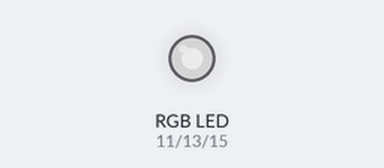
The program below on a simulated Raspberry Pi (header pin numbers). On the bench: an RGB LED mixed from three pins (HIGH = lit). Dim RGB values are drawn brighter than linear; what the program prints to the terminal is not drawn.

Above: at 0.05 s.
At 1.7 s:
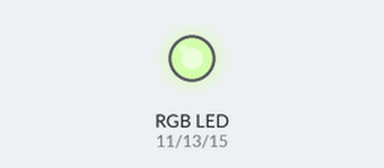
At 3.35 s:
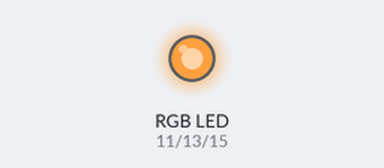
At 6.7 s:
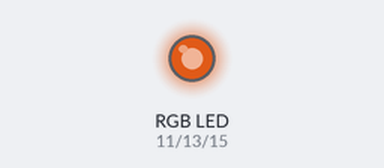
At 10.45 s:
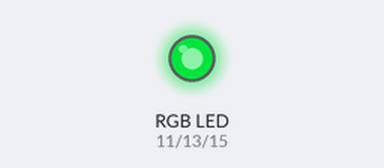
At 14.2 s:
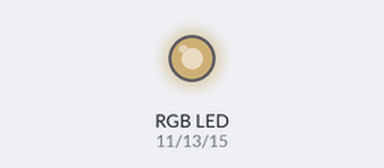
Timing chart, 0 to 18.7 s (numbered marks = the images above):
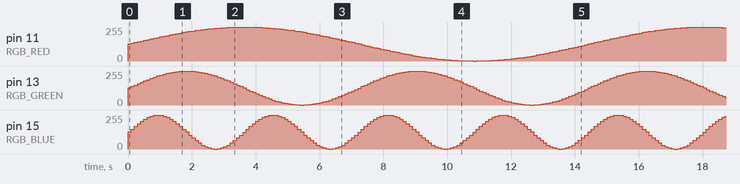

The program:

rgb_fade.py
```python
#!/usr/bin/python
# -*- coding: utf-8 -*-

'''
Turns ON and OFF a single RGB LED with many colors and interval of 1.5 seconds.
'''
import RPi.GPIO as GPIO
import time
import math
print GPIO.VERSION

# RGB CONFIG - Set GPIO Ports
RGB_RED = 11
RGB_BLUE = 15
RGB_GREEN = 13
RGB_CYAN = [RGB_GREEN, RGB_BLUE]
RGB_WHITE = [RGB_RED, RGB_GREEN, RGB_BLUE]
RGB_YELLOW = [RGB_RED, RGB_GREEN]
RGB_MAGENTA = [RGB_RED, RGB_BLUE]

# Available colors
RGBS = [RGB_RED, RGB_GREEN, RGB_BLUE,
        RGB_CYAN, RGB_WHITE, RGB_YELLOW, RGB_MAGENTA]

# Frequency
FREQ = 200

# Set up the wiring
GPIO.setmode(GPIO.BOARD)

# Setup Ports
for pin_id in RGB_WHITE:
  GPIO.setup(pin_id, GPIO.OUT)

# Set up colors using PWM so we can control individual brightness
RED = GPIO.PWM(RGB_RED, FREQ)
BLUE = GPIO.PWM(RGB_BLUE, FREQ)
GREEN = GPIO.PWM(RGB_GREEN, FREQ)
RED.start(0)
BLUE.start(0)
GREEN.start(0)

# Reset pins to default state
def clear():
  gpiocontrol(RGB_WHITE, 0)

def cleanup():
  clear()

  # Stop all the PWM objects
  RED.stop()
  GREEN.stop()
  BLUE.stop()

  # Release GPIO
  GPIO.cleanup()

# Control the state of a single or multiple pins in a list
def gpiocontrol(pins, state):
  # Determine if "pins" is a single integer or not
  if isinstance(pins, int):
    # Single integer - reference directly
    GPIO.output(pins, state)
  else:
    # If not, then cycle through the "pins" list
    for i in pins:
      GPIO.output(i, state)

def colour(R, G, B, delay):
  # Colour brightness range is 0-100
  RED.ChangeDutyCycle(R)
  GREEN.ChangeDutyCycle(G)
  BLUE.ChangeDutyCycle(B)
  time.sleep(delay)

  # Turn everything off
  RED.ChangeDutyCycle(0)
  GREEN.ChangeDutyCycle(0)
  BLUE.ChangeDutyCycle(0)

def PosSinWave(amplitude, angle, frequency):
  # Angle in degrees
  # Creates a positive sin wave between 0 and amplitude*2
  return amplitude + (amplitude * math.sin(math.radians(angle)*frequency) )

# This function will run if the file is executed directly
def main():
  try:
    while 1:
      for i in range(0, 720, 5):
        colour(PosSinWave(50, i, 0.5),
               PosSinWave(50, i, 1),
               PosSinWave(50, i, 2),
               0.1)
  except KeyboardInterrupt:
    pass

  cleanup()

if __name__=='__main__':
  main()
```
